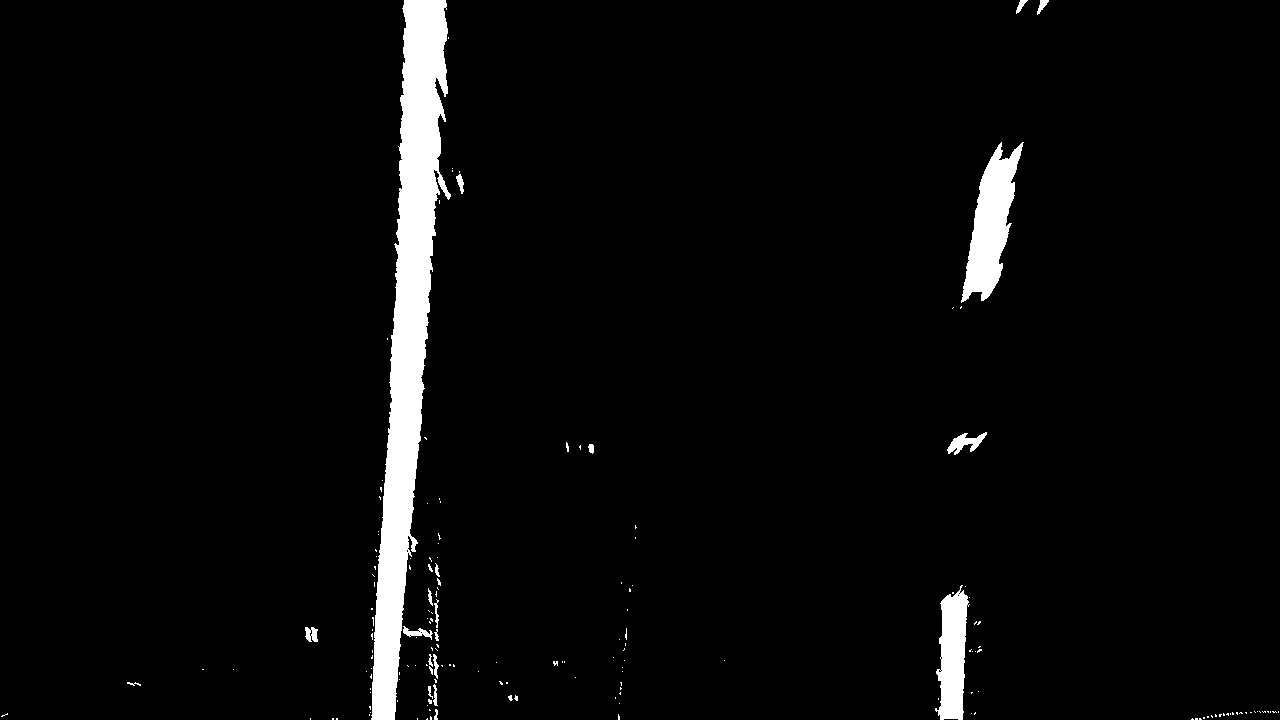
#> input picture PI_LANE_DETECTION/test3.jpg, 1280 x 720 px; its folder holds only this picture in this run
$ python -i lane_detection.py   (imports and definitions only)   (older library calls are emulated)
#> lines starting #> are read from the running program, lines starting #| are printed output that depends on the picture; after the words box and inside, x2 and y2 are one past the last pixel; in counts of white or black regions, pixels touching at a corner belong together
#> further down, picture is the input picture: shape (720, 1280, 3); min 0, max 255, mean 9.5
### PI_LANE_DETECTION/camera_cal.py
import numpy as np
import cv2
import glob
import matplotlib.pyplot as plt
import pickle

# Dimensions of the checkerboard
CHECKERBOARD = (6,3)

# [35 lines left out: function undistort_image, not called in this run]

def undistort(img, cal_dir='camera_cal/cal_pickle.p'):
#> called with cal_dir = 'camera_cal/cal_pickle.p'
    with open(cal_dir, mode='rb') as f:
#> (reads PI_LANE_DETECTION/camera_cal/cal_pickle.p from the repository)
        file = pickle.load(f)
    matrix = file['mtx']
    dist = file['dist']
    dst = cv2.undistort(img, matrix, dist, None, matrix)

    return dst

### PI_LANE_DETECTION/lane_detection.py
import numpy as np
import cv2

import camera_cal as c

left_a, left_b, left_c = [],[],[]
right_a, right_b, right_c = [],[],[]
YM_PER_PIX = 30.5 / 720 # In the warped image, a lane line takes up approx. 30.5 m
XM_PER_PIX = 3.7 / 720 # 3.7m is the approx. width of a lane

# Input img is expected to be in RGB
def pipeline(img, s_thresh=(100, 255), sx_thresh=(15, 255), l_thresh=(120, 255)):
    img = c.undistort(img)
    img = np.copy(img)
    # Convert to HLS color space
    hls = cv2.cvtColor(img, cv2.COLOR_RGB2HLS).astype(np.float32)
    l_channel = hls[:,:,1] # useful for gradients
    s_channel = hls[:,:,2] # pick up white and yellow lane lines
#> s_channel: shape (720, 1280) float32; every value is 0
    # h_channel = hls[:,:,0]

    # Apply Sobel filter on x (gradient)
    sobelx = cv2.Sobel(l_channel, cv2.CV_64F, 1, 0, ksize=3)
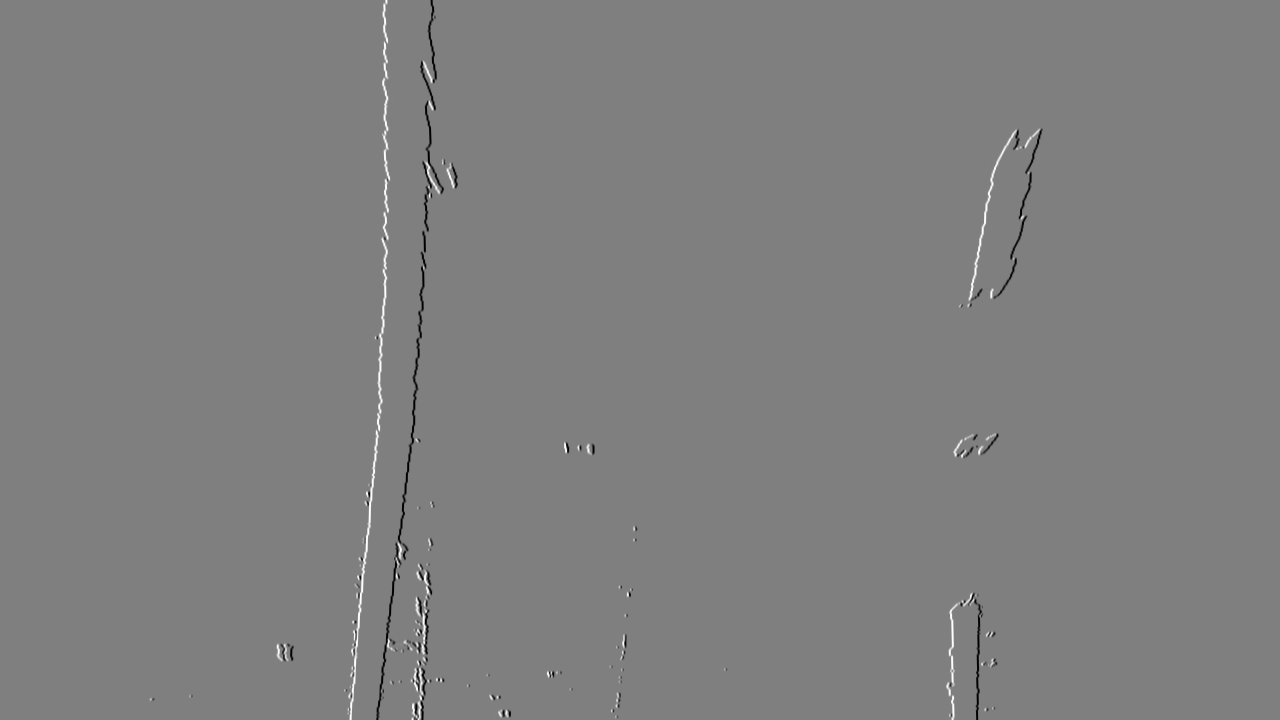
#> sobelx: shape (720, 1280) float64; min -1020, max 1020, mean 0; drawn with min black and max white
    abs_sobelx = np.absolute(sobelx) # Take the absolute value of the derivative and scale to 8-bit range (0-255)
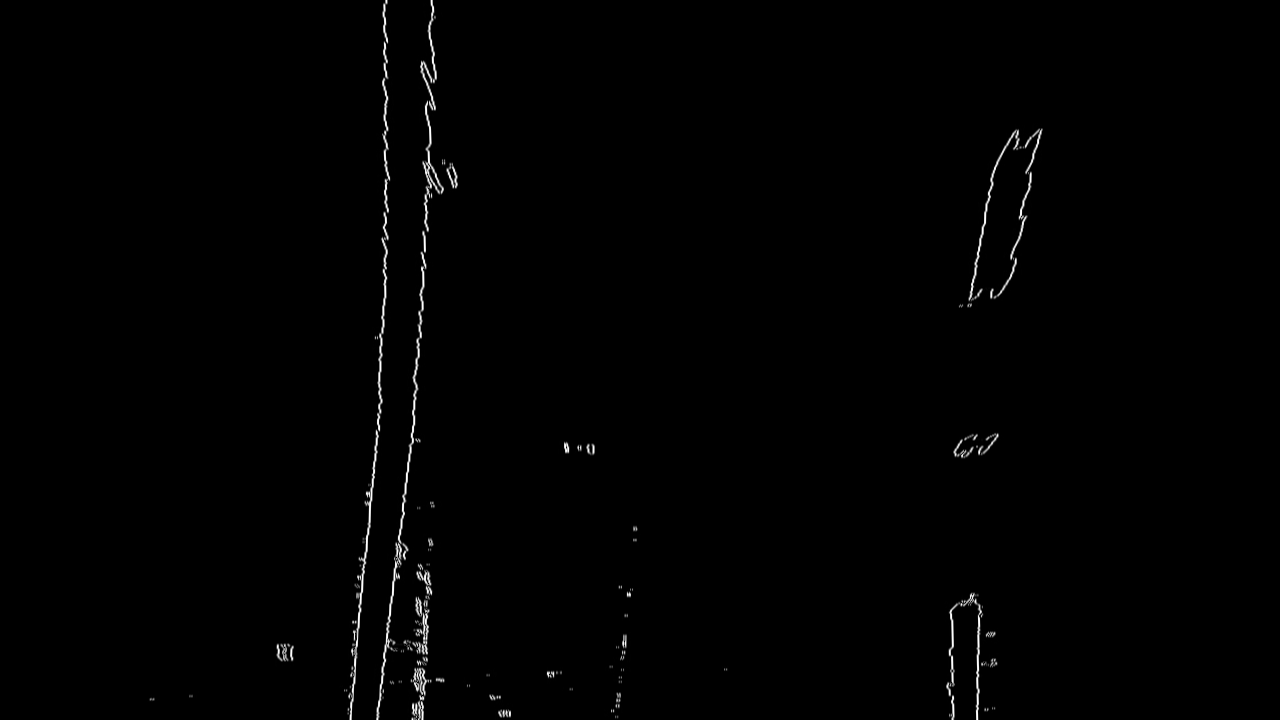
#> abs_sobelx: shape (720, 1280) float64; min 0, max 1020, mean 7; drawn with min black and max white
    if np.max(abs_sobelx) > 0:
        scaled_sobel = np.uint8(255 * abs_sobelx / np.max(abs_sobelx))
    else:
        scaled_sobel = np.zeros_like(abs_sobelx, dtype=np.uint8)

    # Binarize
    sxbinary = np.zeros_like(scaled_sobel)
    sxbinary[(scaled_sobel >= sx_thresh[0]) & (scaled_sobel <= sx_thresh[1])] = 1

    # Threshold color channel
    s_binary = np.zeros_like(s_channel)
    s_binary[(s_channel >= s_thresh[0]) & (s_channel <= s_thresh[1])] = 1

    l_binary = np.zeros_like(l_channel)
    l_binary[(l_channel >= l_thresh[0]) & (l_channel <= l_thresh[1])] = 1

    # Color thresholding for white/yellow using RGB and HLS
    yellow_mask = ((hls[:, :, 0] >= 15) & (hls[:, :, 0] <= 35) & (s_channel >= 100) & (l_channel >= 100))
#> yellow_mask: shape (720, 1280) bool; every value is 0
    white_mask = ((img[:, :, 0] >= 200) & (img[:, :, 1] >= 200) & (img[:, :, 2] >= 200))
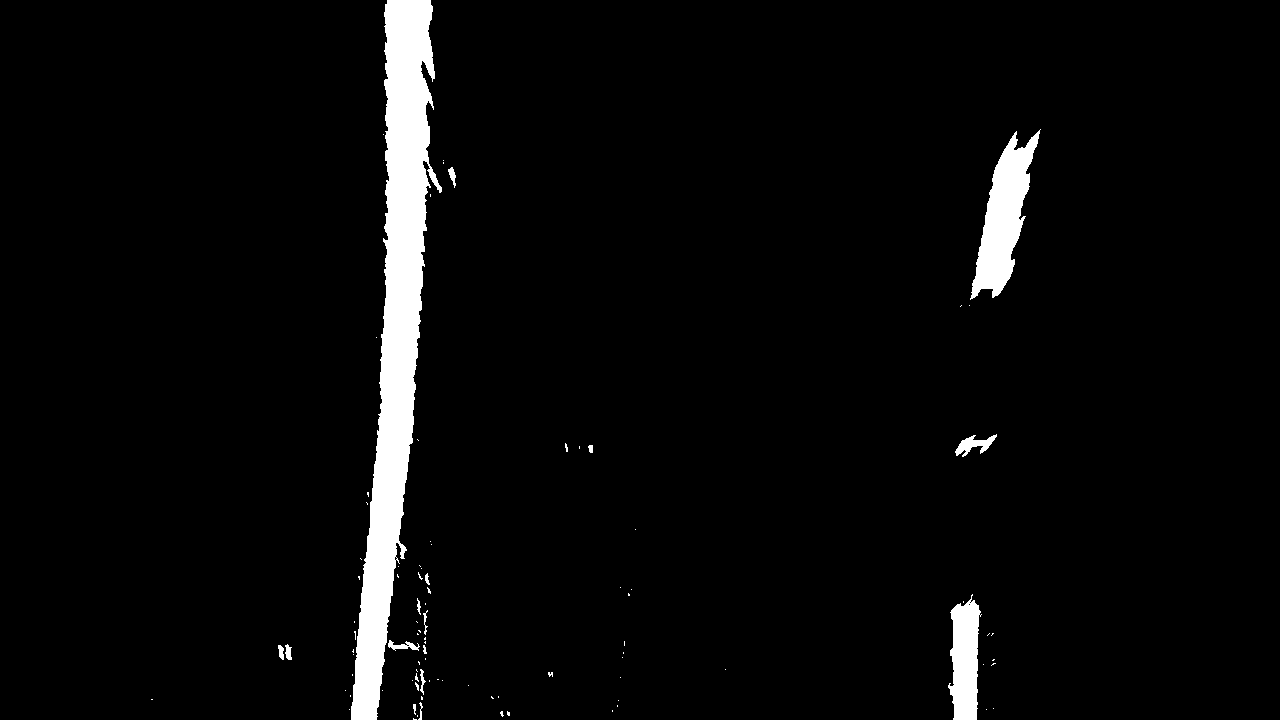
#> white_mask: shape (720, 1280) bool; 3.9% white; 92 white regions (76 under 20 px), largest, box (x1, y1, x2, y2) and area: (351, 0, 442, 720) 26086, (970, 129, 1041, 300) 5340, (948, 594, 982, 720) 2980

    color_mask = np.zeros_like(sxbinary)
    color_mask[yellow_mask | white_mask] = 1

    # Combine all masks
    combined_binary = np.zeros_like(sxbinary)
    combined_binary[((s_binary == 1) & (l_binary == 1)) | (sxbinary == 1) | (color_mask == 1)] = 1
    return combined_binary

# [44 lines left out: functions perspective_warp, inverse_perspective_warp, not called in this run]

def get_histogram(img):
    hist = np.sum(img[img.shape[0] // 2:, :], axis=0)
    return hist

# [130 lines left out: functions sliding_window, fit_curve, draw_lane_area, not called in this run]

>>> import cv2
>>> picture = cv2.cvtColor(cv2.imread('test3.jpg'), cv2.COLOR_BGR2RGB)
>>> result = pipeline(picture)
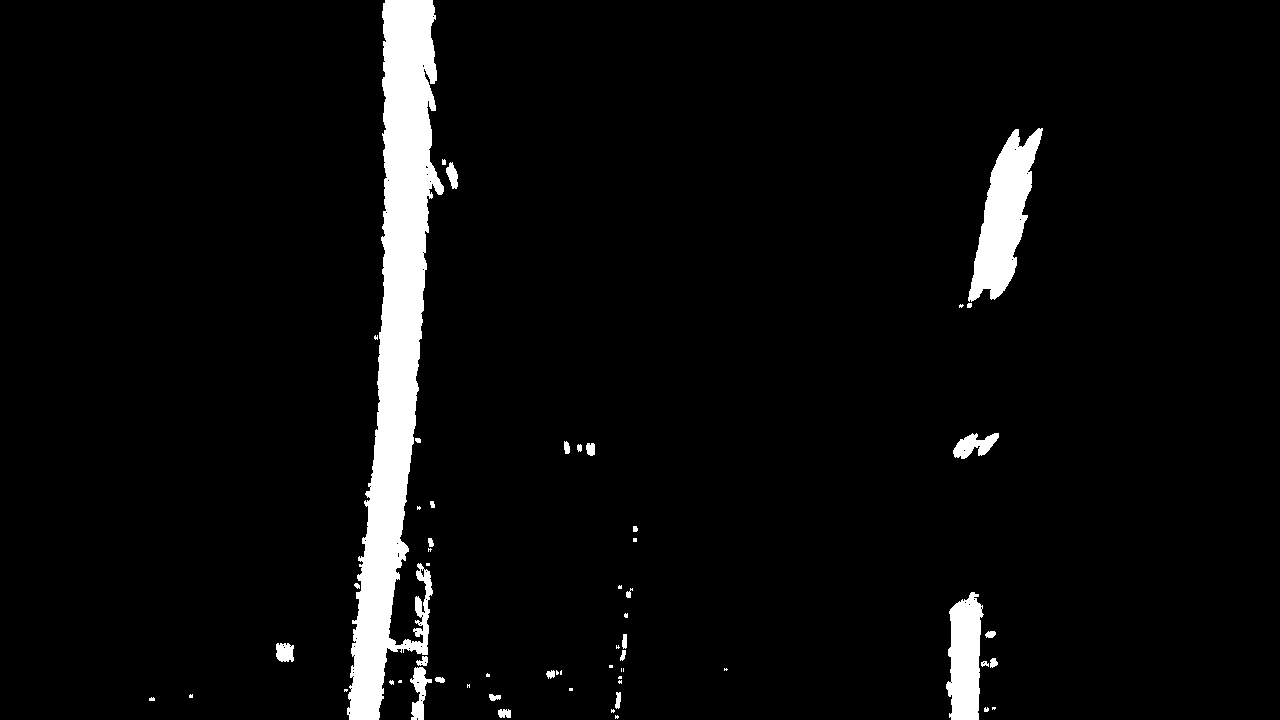
#> result: shape (720, 1280); values 0 (black) and 1 (white), 4.8% white; 58 white regions (27 under 20 px), largest, box (x1, y1, x2, y2) and area: (347, 0, 444, 720) 30986, (968, 128, 1043, 302) 6293, (946, 592, 984, 720) 3585
